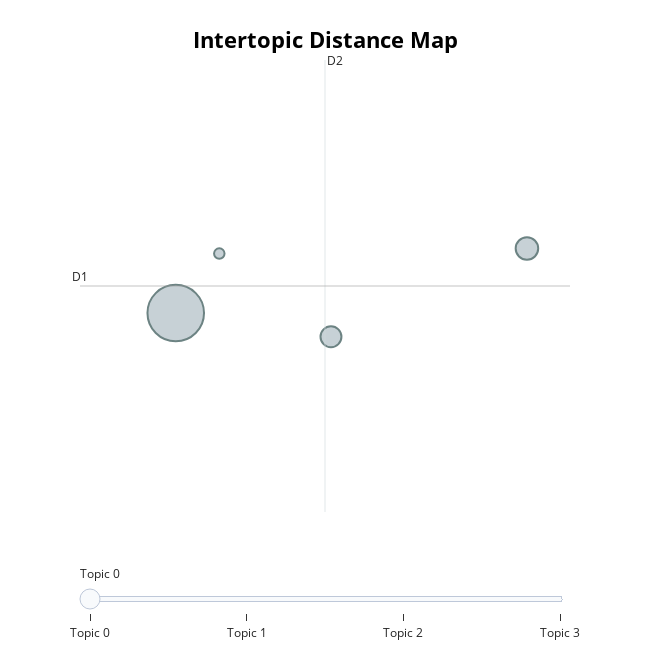

The code cell stored with this chart in its notebook:
### Markdown cell above
![image.png](attachment:image.png)

### Code cell
topic_model.visualize_topics()

### Figure 1 — Plotly figure (JSON) as saved in the notebook; plotly's stock layout.template omitted (floating-point values rounded to 4 significant figures)
{"data": [{"customdata": [[0, "gun | people | drug |  | ", 2701], [1, "drug | gun |  |  | ", 429], [2, "people | gun |  |  | ", 370], [3, "people | gun | drug |  | ", 93]], "hovertemplate": "<b>Topic %{customdata[0]}</b><br>%{customdata[1]}<br>Size: %{customdata[2]}", "legendgroup": "", "marker": {"color": "#B0BEC5", "line": {"color": "DarkSlateGrey", "width": 2}, "size": [2701, 429, 370, 93], "sizemode": "area", "sizeref": 1.688, "symbol": "circle"}, "mode": "markers", "name": "", "orientation": "v", "showlegend": false, "type": "scatter", "x": [-3.254, -1.464, -2.463, -3.032], "xaxis": "x", "y": [15.65, 16.5, 15.34, 16.43], "yaxis": "y"}], "layout": {"annotations": [{"showarrow": false, "text": "D1", "x": -3.742, "y": 16.0, "yshift": 10}, {"showarrow": false, "text": "D2", "x": -2.493, "xshift": 10, "y": 18.97}], "height": 650, "hoverlabel": {"bgcolor": "white", "font": {"family": "Rockwell", "size": 16}}, "legend": {"itemsizing": "constant", "tracegroupgap": 0}, "margin": {"t": 60}, "shapes": [{"line": {"color": "#CFD8DC", "width": 2}, "type": "line", "x0": -2.493, "x1": -2.493, "y0": 13.04, "y1": 18.97}, {"line": {"color": "#9E9E9E", "width": 2}, "type": "line", "x0": -3.742, "x1": -1.244, "y0": 16.0, "y1": 16.0}], "sliders": [{"active": 0, "pad": {"t": 50}, "steps": [{"args": [{"marker.color": [["red", "#B0BEC5", "#B0BEC5", "#B0BEC5"]]}], "label": "Topic 0", "method": "update"}, {"args": [{"marker.color": [["#B0BEC5", "red", "#B0BEC5", "#B0BEC5"]]}], "label": "Topic 1", "method": "update"}, {"args": [{"marker.color": [["#B0BEC5", "#B0BEC5", "red", "#B0BEC5"]]}], "label": "Topic 2", "method": "update"}, {"args": [{"marker.color": [["#B0BEC5", "#B0BEC5", "#B0BEC5", "red"]]}], "label": "Topic 3", "method": "update"}]}], "title": {"font": {"color": "Black", "size": 22}, "text": "<b>Intertopic Distance Map</b>", "x": 0.5, "xanchor": "center", "y": 0.95, "yanchor": "top"}, "width": 650, "xaxis": {"anchor": "y", "domain": [0, 1], "range": [-3.742, -1.244], "title": {"text": ""}, "visible": false}, "yaxis": {"anchor": "x", "domain": [0, 1], "range": [13.04, 18.97], "title": {"text": ""}, "visible": false}}}
